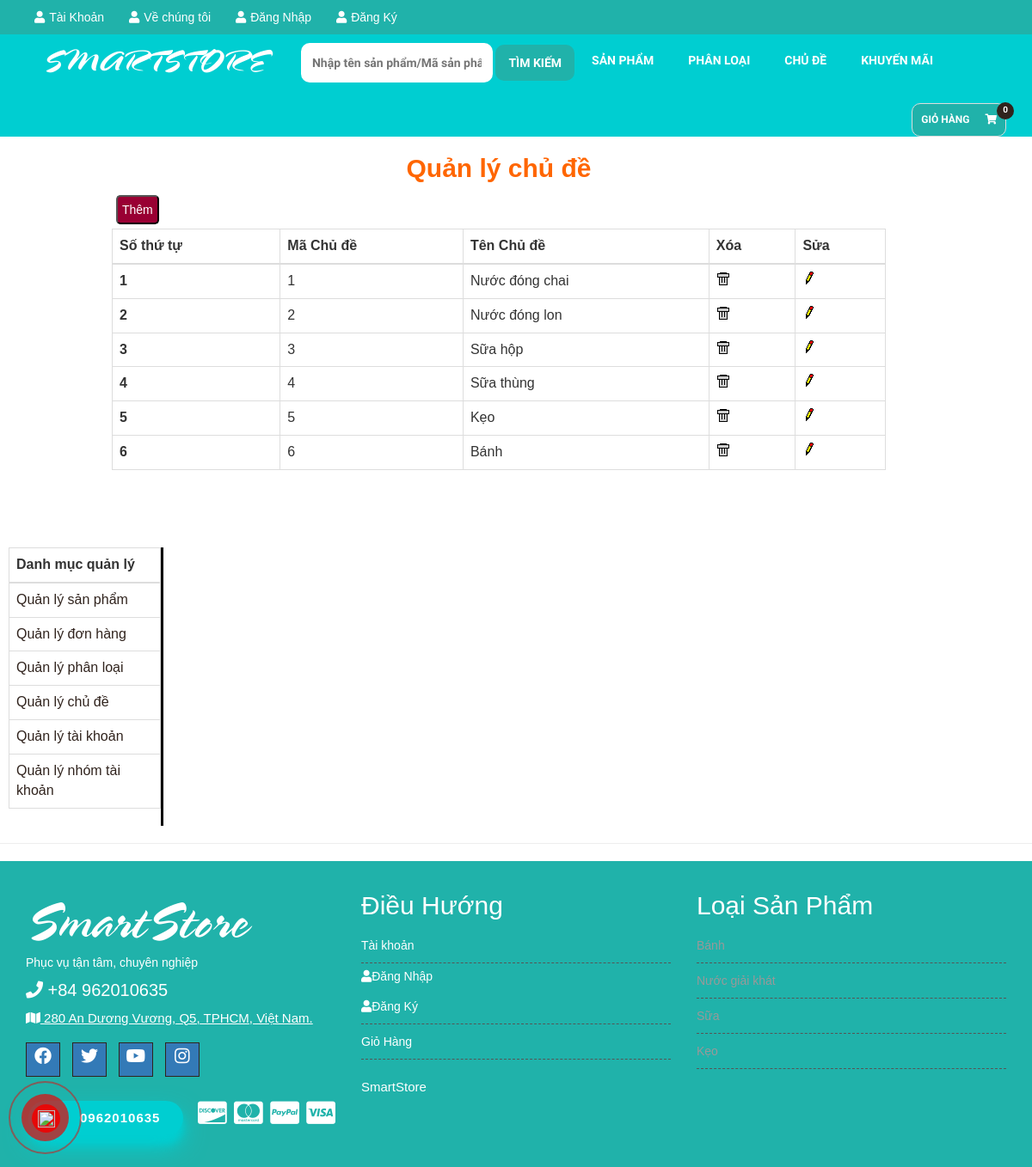
/admin.php?mod=manufacturer&act=manage, run on the app's committed database.
### tables this page shows
CREATE TABLE `manufacturers` (
  `ManufacturerID` int(11) NOT NULL,
  `ManufacturerName` varchar(255) NOT NULL
);

CREATE TABLE `categories` (
  `CategoryID` int(11) NOT NULL,
  `CategoryName` varchar(255) NOT NULL,
  `Position` int(11) DEFAULT 0
);

### Controller/Manufacturer/Manage.php (called while the page is built)
<?php
	include_once("Model/Manufacturer.php");
	$ma = new Manufacturer();
	$ret = $ma->getManufacturerManage();
	include_once("View/Manufacturer/Manage.php");
?>

### Model/Manufacturer.php (called while the page is built, shortened)
<?php
include_once("DataProvider.php");
class Manufacturer{
	private $da;
	function __construct(){
		$this->da = new DataProvider();
	}
	function getManufacturerManage(){
		$sql = "Select * from manufacturers";
		return $this->da->FetchAll($sql);
	}
	function getManufacturer(){
		return $this->da->FetchAll("Select * from manufacturers");
	}
}
?>

### Model/DataProvider.php (called while the page is built, shortened)
<?php
	class DataProvider{
		private $link;
		function __construct()
		{
			$this->link=mysqli_connect("localhost","root","","webdack");
		}
		function ExecuteQuery($sql)
		{
			mysqli_query($this->link,"set names utf8");
			return mysqli_query($this->link, $sql);
		}
		function FetchAll($sql){
			$arr=array();
			$r = $this->ExecuteQuery($sql);
			while($row = mysqli_fetch_assoc($r)){
				$arr[]=$row;
			}
			return $arr;
		}
	}
?>

### Controller/Manufacturer/Manufacturer.php (called while the page is built)
<?php
	include_once("Model/Manufacturer.php");
	$manu = new Manufacturer();
	$result = $manu->getManufacturer();
	include_once("View/Manufacturer/Manufacturer.php");
?>

### Controller/Category/Categoryfooter.php (called while the page is built)
<?php
	include_once("Model/Category.php");
	$cate = new Category;
	$result = $cate->getCategory();
	include("View/Category/Categoryfooter.php");
?>

### Model/Category.php (called while the page is built, shortened)
<?php
	include_once("Model/DataProvider.php");
	class Category{
		private $da;
		function __construct(){
			$this->da=new DataProvider();
		}
		function getCategory(){
			$sql= "Select * from categories";
			return $this->da->FetchAll($sql);
		}
	}
?>

### Controller/Category/Category.php (called while the page is built)
<?php
	include_once("Model/Category.php");
	$cate = new Category();
	$result = $cate->getCategory();
	include_once("View/Category/Category.php");
?>

### View/Manufacturer/Manage.php (the view)
<br>
<div style="width: 900px; float: right; margin-right: 170px;">
<center><h2><a style="color: #ff6600;font-weight: bold;font-size: 30px" href="admin.php?mod=manufacturer&act=manage">Quản lý chủ đề</a></h2></center>
	<button style="background-color: #990033; border-radius: 5px; padding: 5px; margin: 5px;"><a style="color: #fff;font-size: 15spx" href="admin.php?mod=manufacturer&act=insert">Thêm</a></button>
	<table class="table table-bordered">
	<thead>
		<tr>
		<th scope="col">Số thứ tự</th>
		<th scope="col">Mã Chủ đề</th>
		<th scope="col">Tên Chủ đề</th>
		<th scope="col">Xóa</th>
		<th scope="col">Sửa</th>
		</tr>
	</thead>
	<tbody>
		<?php
		$index = 1;
		foreach ($ret as $row) { ?>
			<tr>
				<th scope="row"><?= $index ?></th>
				<td><?= $row['ManufacturerID'] ?></td>
				<td><?= $row['ManufacturerName'] ?></td>
				<td><?= "<a href=\"admin.php?mod=manufacturer&act=delete&id=$row[ManufacturerID]\" onclick=\"return IsDelete()\">" ?><img src="Images/Delete.gif" /></a></td>
				<td><?= "<a href=\"admin.php?mod=manufacturer&act=edit&id=$row[ManufacturerID]\">" ?><img src="Images/Edit.gif" /></a></td>
			</tr>
			<?php $index++;
		} ?>
	</tbody>
	</table>
<br>
</div>

### View/Category/Categoryfooter.php
<?php
    foreach ($result as $row) {
    	echo "<li><a href=\"index.php?mod=category&act=resultcategory&id={$row['CategoryID']}\">{$row['CategoryName']}</a></li>";
    }
?>

### css/style.css (style rules this page uses)
img { max-width: 100%; height: auto; }
h1, h2, h3, h4, h5, h6 { margin: 0 0 10px; }
body { font-family:Arial, Helvetica, sans-serif; background-color: #fff; }
.footer-menu ul li { border-bottom: 1px dashed #555; padding: 5px 0; }
.footer-menu a { display: block; padding: 5px 0;color: #999 }
a { color: #30231D }
body { width: 100%; }

### data on the page
manufacturers: ManufacturerID "1", ManufacturerName "Nước đóng chai"
manufacturers: ManufacturerID "2", ManufacturerName "Nước đóng lon"
manufacturers: ManufacturerID "3", ManufacturerName "Sữa hộp"
manufacturers: ManufacturerID "4", ManufacturerName "Sữa thùng"
manufacturers: ManufacturerID "5", ManufacturerName "Kẹo"
manufacturers: ManufacturerID "6", ManufacturerName "Bánh"
categories: CategoryName "Bánh"
categories: CategoryName "Nước giải khát"
categories: CategoryName "Sữa"
categories: CategoryName "Kẹo"
